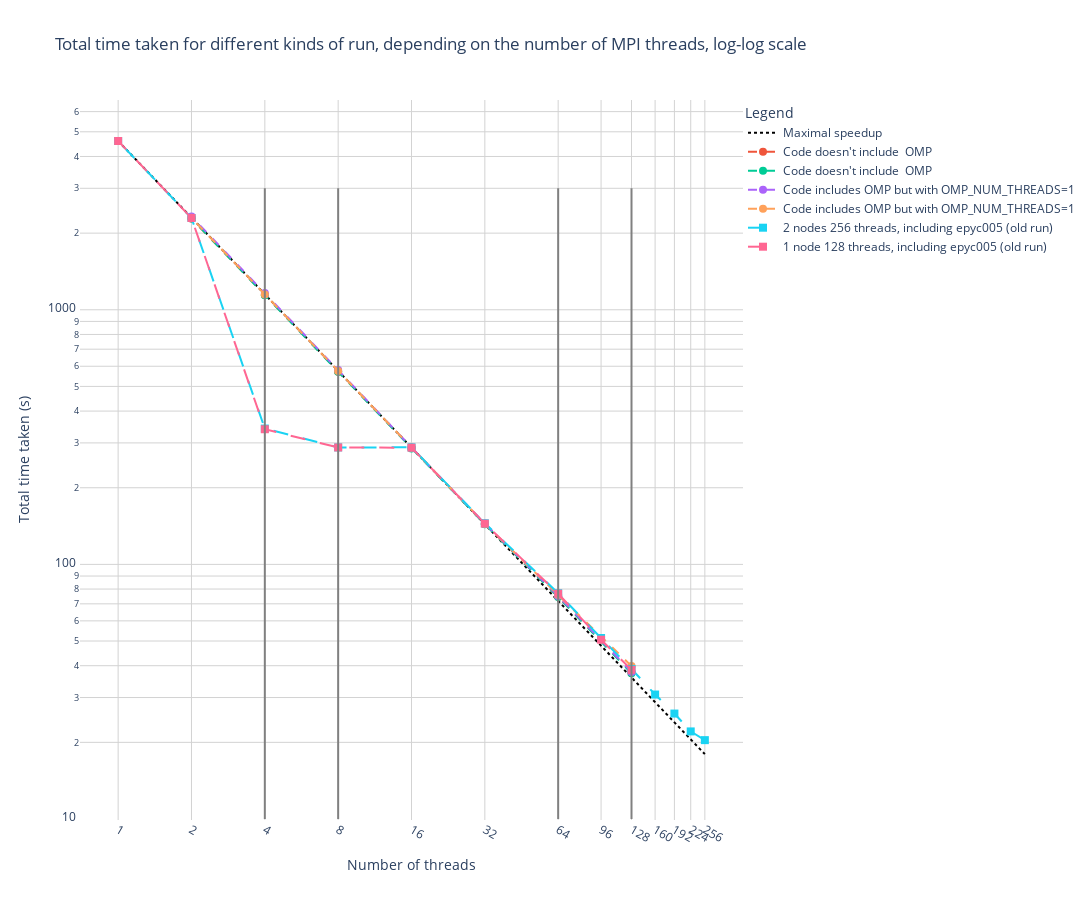

This figure's notebook cell:
### Code cell
# Define the x-values for the model function starting from 2 to prevent division by zero
x_values = np.linspace(1, 256, 256)

# Create the figure
fig = go.Figure()

# Model function line
fig.add_trace(go.Scatter(x=x_values, y= one_run["Time"][0] / (x_values),
						 mode='lines', name='Maximal speedup',
						 line=dict(color='black', dash='dot')))

# Data lines
for names in no_omp_code_run.columns:
	fig.add_trace(go.Scatter(x=no_omp_code_run[names][0]["Threads"], y=no_omp_code_run[names][0]["Time"],
							mode='lines+markers', name="Code doesn't include  OMP",
							marker=dict(symbol='circle', size=8), line=dict(dash='dash')))

for names in omp_code_run.columns:
	fig.add_trace(go.Scatter(x=omp_code_run[names][0]["Threads"], y=omp_code_run[names][0]["Time"],
							mode='lines+markers', name='Code includes OMP but with OMP_NUM_THREADS=1',
							marker=dict(symbol='circle', size=8), line=dict(dash='dash')))

for names in original_code_run.columns:
	fig.add_trace(go.Scatter(x=original_code_run[names][0]["Threads"], y=original_code_run[names][0]["Time"],
							mode='lines+markers', name='Code includes OMP, no limits set',
							marker=dict(symbol='circle', size=8), line=dict(dash='dash')))

fig.add_trace(go.Scatter(x=df256["Threads"], y=df256["Time"],
						 mode='lines+markers', name='2 nodes 256 threads, including epyc005 (old run)',
						 marker=dict(symbol='square', size=8), line=dict(dash='longdash')))

fig.add_trace(go.Scatter(x=df128["Threads"], y=df128["Time"],
						 mode='lines+markers', name='1 node 128 threads, including epyc005 (old run)',
						 marker=dict(symbol='square', size=8), line=dict(dash='longdash')))
# Add a vertical line at 4, 64 and 128 threads
fig.add_shape(type="line", x0=4, y0=10, x1=4, y1=3*1e3, line=dict(color="grey", width=2, dash="solid"))
fig.add_shape(type="line", x0=8, y0=10, x1=8, y1=3*1e3, line=dict(color="grey", width=2, dash="solid"))
fig.add_shape(type="line", x0=64, y0=10, x1=64, y1=3*1e3, line=dict(color="grey", width=2, dash="solid"))
fig.add_shape(type="line", x0=128, y0=10, x1=128, y1=3*1e3, line=dict(color="grey", width=2, dash="solid"))

# Configuring the axes and layout
fig.update_layout(
	xaxis_title="Number of threads",
	yaxis_title="Total time taken (s)",
	title='Total time taken for different kinds of run, depending on the number of MPI threads, log-log scale',
	legend_title="Legend",
	template='plotly_white',
	xaxis=dict(type='log', tickmode='array', tickvals=[1, 2, 4, 8, 16, 32, 64, 96, 128, 160, 192, 224, 256]),
	yaxis=dict(type='log'),
	legend=dict(y=1, x=1),
	grid=dict(rows=1, columns=1),
	height = 900,
	width = 1504
)

# Adding grid lines with specified style
fig.update_xaxes(showgrid=True, gridwidth=1, gridcolor='lightgrey')
fig.update_yaxes(showgrid=True, gridwidth=1, gridcolor='lightgrey')

# Show the figure
fig.show()

# To save the plot as a static image, you will need to use Plotly Orca or Kaleido
fig.write_image("time_go_log5.png", scale=2)  # Uncomment this line if Kaleido or Orca is installed

### Figure 1 — Plotly figure (JSON) as saved in the notebook; plotly's stock layout.template omitted (floating-point values rounded to 4 significant figures; data arrays with more than 128 entries replaced by an {"elided": "..."} marker saying what was removed)
{"data": [{"line": {"color": "black", "dash": "dot"}, "mode": "lines", "name": "Maximal speedup", "type": "scatter", "x": {"elided": "256 int values"}, "y": {"elided": "256 float values"}}, {"line": {"dash": "dash"}, "marker": {"size": 8, "symbol": "circle"}, "mode": "lines+markers", "name": "Code doesn't include  OMP", "type": "scatter", "x": [128, 64, 32, 16, 8, 4, 2], "y": [37.58, 74.59, 144.1, 287.4, 571.4, 1144.0, 2282.0]}, {"line": {"dash": "dash"}, "marker": {"size": 8, "symbol": "circle"}, "mode": "lines+markers", "name": "Code doesn't include  OMP", "type": "scatter", "x": [128, 64, 32, 16, 8, 4, 2], "y": [37.33, 74.48, 143.6, 285.3, 570.7, 1141.0, 2283.0]}, {"line": {"dash": "dash"}, "marker": {"size": 8, "symbol": "circle"}, "mode": "lines+markers", "name": "Code includes OMP but with OMP_NUM_THREADS=1", "type": "scatter", "x": [128, 64, 32, 16, 8, 4, 2], "y": [37.8, 75.18, 144.7, 287.8, 579.5, 1163.0, 2325.0]}, {"line": {"dash": "dash"}, "marker": {"size": 8, "symbol": "circle"}, "mode": "lines+markers", "name": "Code includes OMP but with OMP_NUM_THREADS=1", "type": "scatter", "x": [128, 64, 32, 16, 8, 4, 2], "y": [39.86, 75.96, 144.4, 287.8, 574.4, 1148.0, 2296.0]}, {"line": {"dash": "longdash"}, "marker": {"size": 8, "symbol": "square"}, "mode": "lines+markers", "name": "2 nodes 256 threads, including epyc005 (old run)", "type": "scatter", "x": [256, 224, 192, 160, 128, 96, 64, 32, 16, 8, 4, 2, 1], "y": [20.4, 22.08, 25.95, 30.82, 38.84, 51.38, 77.05, 145.0, 288.2, 288, 341.5, 2294.0, 4601.0]}, {"line": {"dash": "longdash"}, "marker": {"size": 8, "symbol": "square"}, "mode": "lines+markers", "name": "1 node 128 threads, including epyc005 (old run)", "type": "scatter", "x": [128, 96, 64, 32, 16, 8, 4, 2, 1], "y": [38.52, 50.6, 76.75, 144.5, 287.3, 287.9, 339.5, 2293.0, 4601.0]}], "layout": {"grid": {"columns": 1, "rows": 1}, "height": 900, "legend": {"title": {"text": "Legend"}, "x": 1, "y": 1}, "shapes": [{"line": {"color": "grey", "dash": "solid", "width": 2}, "type": "line", "x0": 4, "x1": 4, "y0": 10, "y1": 3000}, {"line": {"color": "grey", "dash": "solid", "width": 2}, "type": "line", "x0": 8, "x1": 8, "y0": 10, "y1": 3000}, {"line": {"color": "grey", "dash": "solid", "width": 2}, "type": "line", "x0": 64, "x1": 64, "y0": 10, "y1": 3000}, {"line": {"color": "grey", "dash": "solid", "width": 2}, "type": "line", "x0": 128, "x1": 128, "y0": 10, "y1": 3000}], "title": {"text": "Total time taken for different kinds of run, depending on the number of MPI threads, log-log scale"}, "width": 1504, "xaxis": {"gridcolor": "lightgrey", "gridwidth": 1, "showgrid": true, "tickmode": "array", "tickvals": [1, 2, 4, 8, 16, 32, 64, 96, 128, 160, 192, 224, 256], "title": {"text": "Number of threads"}, "type": "log"}, "yaxis": {"gridcolor": "lightgrey", "gridwidth": 1, "showgrid": true, "title": {"text": "Total time taken (s)"}, "type": "log"}}}
